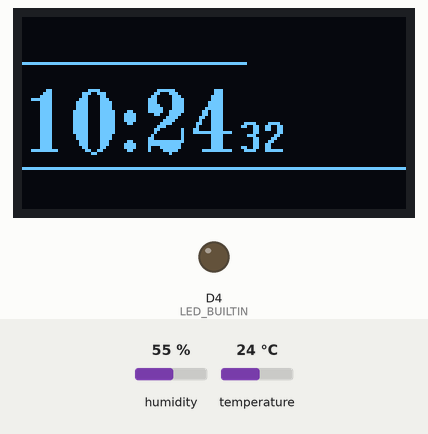
This sketch was run on a simulated ESP8266 (NodeMCU). Shown: 128×64 one-colour display, output pins drawn as LEDs (lit = HIGH, except the on-board LED, lit = LOW). Inputs (shaded band) come from the test bench; at power-on: humidity 55 %, temperature 24 °C. WiFi joins after 1.5 s; servers stay silent unless stated; network time is answered at once with the bench clock; uploads are accepted with an empty reply; the local clock reads 2024-03-15 10:24:30 at power-on unless the sketch sets it; what the sketch prints to the serial monitor is not drawn.

Above: at 2.7 s.
2.8 s: humidity set to 22 %
At 6.9 s:
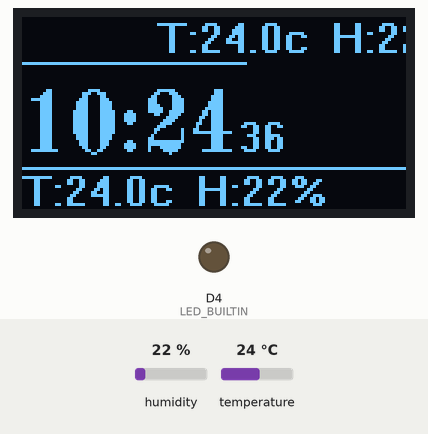
12.1 s: temperature set to 12 °C
At 19.1 s:
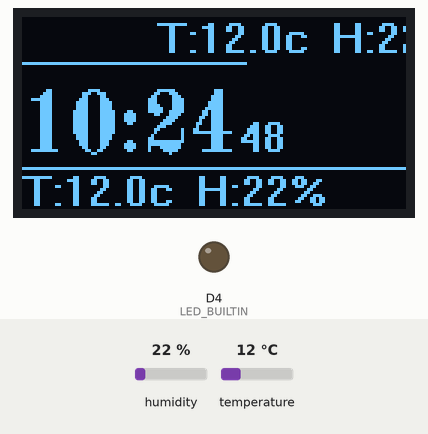
21.1 s: humidity set to 40 %
At 22.4 s:
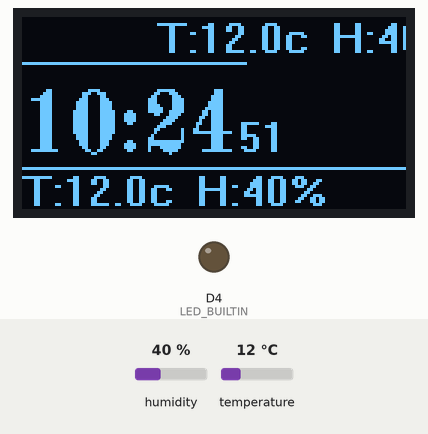
28.6 s: temperature set to 19 °C
At 36.3 s:
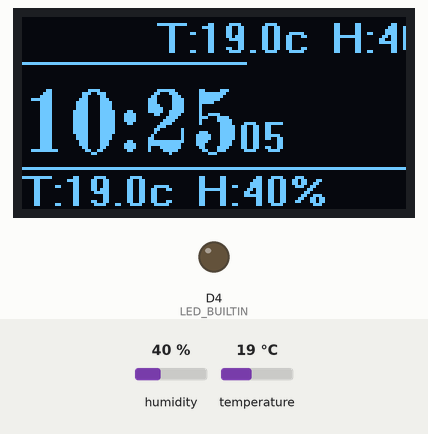
Timing chart, 0 to 37.8 s (numbered marks = the images above; inputs shaded):
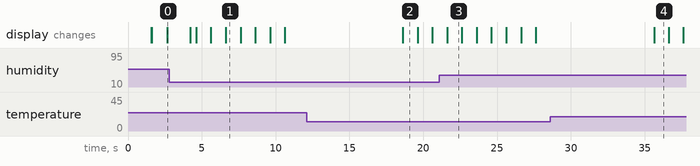

The sketch:

MyespClock.ino
```cpp
#include <U8g2lib.h>
#include <WiFiUdp.h>
#include <NTPClient.h>
#include <ESP8266WiFi.h>
#include <Ticker.h>
#include "DHTesp.h"
#include <ESP8266HTTPClient.h>

#include <ArduinoJson.h>


#ifdef U8X8_HAVE_HW_SPI
#include <SPI.h>
#endif
#ifdef U8X8_HAVE_HW_I2C
#include <Wire.h>
#endif


#define TRIGGER 5   // NodeMCU Pin D1 > TRIGGER
#define ECHO    4   //Pin D2 > ECHO

U8G2_SSD1306_128X64_NONAME_F_SW_I2C u8g2(U8G2_R0, /* clock=*/ SCL, /* data=*/ SDA, /* reset=*/ U8X8_PIN_NONE);   // All Boards without Reset of the Display

char ssid[] = "xxx";
char pswd[] = "xxx";

WiFiUDP ntpUDP;
NTPClient timeClient(ntpUDP, "ntp.aliyun.com", 60 * 60 * 8, 30 * 60 * 1000);

String nowTime = "";
String nowDate = "";
char* nowDayStr = "";
char* nowT = "";
uint16_t iconStr;

struct WeatherInfo
{
  String date;
  uint16_t iconStrDay;
  String day;
  uint16_t iconStrNight;
  String night;
  int low;
  int high;
}winfo[2];


Ticker requestT;
int requestInt = 298;
Ticker updateT;
int updateInt = 0;
Ticker updateTH;
int updateTHInt = 0;

Ticker changeShow;
int changeShowInt = 0;

DHTesp dht;

void tickerRequestInt()
{
    requestInt++;
}

void tickerUpdateInt()
{
    updateInt++;
}

void tickerUpdateTHInt()
{
    updateTHInt++;
}

void tickerchangeShowInt()
{
    changeShowInt++;
}

void connectWiFi()
{
    u8g2.setFont(u8g2_font_crox2hb_tr);
    u8g2.clearBuffer();
    u8g2.drawStr(0,30,"Connecting ..");
    u8g2.sendBuffer();

    WiFi.mode(WIFI_STA);
    WiFi.begin(ssid, pswd);

    while (WiFi.status() != WL_CONNECTED)
    {
      delay(500);
      Serial.print(".");
    }

    u8g2.clearBuffer();
    u8g2.drawStr(0,20,"Success");
    u8g2.drawStr(0,40,WiFi.localIP().toString().c_str());
    u8g2.sendBuffer();
}

void getWeather()
{
    WiFiClient tcpClient;
    HTTPClient httpClient;

    httpClient.begin(tcpClient, "http://api.seniverse.com/v3/weather/now.json?key=S_P3KbX9gOevEc6GR&location=suzhou&language=zh-Hans");
    int httpCode = httpClient.GET();
    if (httpCode == HTTP_CODE_OK)
    {
      String Payload = httpClient.getString();      // 使用getString函数获取服务器响应体内容

      // Allocate the JSON document
      // Use https://arduinojson.org/v6/assistant to compute the capacity.
      StaticJsonDocument<512> doc;

      DeserializationError error = deserializeJson(doc, Payload);

      if (error) {
        Serial.print(F("deserializeJson() failed: "));
        Serial.println(error.f_str());
        return;
      }

      JsonObject results_0 = doc["results"][0];
      JsonObject results_0_now = results_0["now"];
      const char* nowWeatherCode1 = results_0_now["code"]; //
      const char* results_0_last_update = results_0["last_update"];

      int WeatherCode = atoi(nowWeatherCode1);
      iconStr = getWeatherIcon(WeatherCode);
      //Serial.println(iconStr);

    }
    else
    {
      Serial.print("\r\nServer Respose Code: ");
      Serial.println(httpCode);
      String Payload = httpClient.getString();
      Serial.println(Payload);
    }

    /* 5. 关闭ESP8266与服务器的连接 */
    httpClient.end();

    int nowDay = timeClient.getDay();
    nowDayStr = getDayStr(nowDay);
    Serial.println(nowDay);
}

void get2Weather()
{
    WiFiClient tcpClient;
    HTTPClient httpClient;

    httpClient.begin(tcpClient, "http://api.seniverse.com/v3/weather/daily.json?key=S_P3KbX9gOevEc6GR&location=suzhou&language=zh-Hans&unit=c&start=1&days=3");
    int httpCode = httpClient.GET();
    if (httpCode == HTTP_CODE_OK)
    {
        String Payload = httpClient.getString();      // 使用getString函数获取服务器响应体内容
        // String input;

        DynamicJsonDocument doc(1536);

        DeserializationError error = deserializeJson(doc, Payload);

        if (error) {
          Serial.print(F("deserializeJson() failed: "));
          Serial.println(error.f_str());
          return;
        }

        JsonObject results_0 = doc["results"][0];
        int count = 0;
        for (JsonObject results_0_daily_item : results_0["daily"].as<JsonArray>())
        {
          const char* results_0_daily_item_date = results_0_daily_item["date"]; // "2022-01-12", "2022-01-13"
          const char* results_0_daily_item_text_day = results_0_daily_item["text_day"]; // "多云", "多云"
          const char* results_0_daily_item_code_day = results_0_daily_item["code_day"]; // "4", "4"
          const char* results_0_daily_item_text_night = results_0_daily_item["text_night"]; // "多云", "多云"
          const char* results_0_daily_item_code_night = results_0_daily_item["code_night"]; // "4", "4"
          const char* results_0_daily_item_high = results_0_daily_item["high"]; // "8", "6"
          const char* results_0_daily_item_low = results_0_daily_item["low"]; // "-1", "-2"
          if(count == 0)
          {
            winfo[0].date = (char*)results_0_daily_item_date;
            winfo[0].day = (char*)results_0_daily_item_text_day;
            winfo[0].night = (char*)results_0_daily_item_text_night;
            //strcpy(winfo[0].date, results_0_daily_item["date"]);
            //strcpy(winfo[0].day, results_0_daily_item["text_day"]);
            //strcpy(winfo[0].night, results_0_daily_item["text_night"]);

            int codeDay = atoi(results_0_daily_item["code_day"]);
            winfo[0].iconStrDay = getWeatherIcon(codeDay);

            int codeNight = atoi(results_0_daily_item["code_night"]);
            winfo[0].iconStrNight = getWeatherIcon(codeNight);

            winfo[0].low = atoi(results_0_daily_item["low"]);
            winfo[0].high = atoi(results_0_daily_item["high"]);
            Serial.println(winfo[0].date);
          }
          if(count == 1)
          {
            winfo[1].date = (char*)results_0_daily_item_date;
            winfo[1].day = (char*)results_0_daily_item_text_day;
            winfo[1].night = (char*)results_0_daily_item_text_night;
            //strcpy(winfo[1].date, results_0_daily_item["date"]);
            //strcpy(winfo[1].day, results_0_daily_item["text_day"]);
            //strcpy(winfo[1].night, results_0_daily_item["text_night"]);
            int codeDay = atoi(results_0_daily_item["code_day"]);
            winfo[1].iconStrDay = getWeatherIcon(codeDay);

            int codeNight = atoi(results_0_daily_item["code_night"]);
            winfo[1].iconStrNight = getWeatherIcon(codeNight);

            winfo[1].low = atoi(results_0_daily_item["low"]);
            winfo[1].high = atoi(results_0_daily_item["high"]);
            Serial.println(winfo[1].date);
          }

          count++;
        }
    }
    else
    {
      Serial.print("\r\nServer Respose Code: ");
      Serial.println(httpCode);
      String Payload = httpClient.getString();
      Serial.println(Payload);
    }
}


void getDate()
{
    WiFiClient tcpClient;
    HTTPClient httpClient;

    httpClient.begin(tcpClient, "http://apps.game.qq.com/CommArticle/app/reg/gdate.php");
    int httpCode = httpClient.GET();
    if (httpCode == HTTP_CODE_OK)
    {
      String Payload = httpClient.getString();      // 使用getString函数获取服务器响应体内容
      //Serial.println(Payload);
      nowDate = Payload.substring(25,30);
      //Serial.println(nowDate);
    }
    else
    {
      Serial.print("\r\nServer Respose Code: ");
      Serial.println(httpCode);
      String Payload = httpClient.getString();
      Serial.println(Payload);
    }

    /* 5. 关闭ESP8266与服务器的连接 */
    httpClient.end();
}

void getTH()
{
    float humidity = dht.getHumidity();
    float temperature = dht.getTemperature();

    //Serial.println(humidity);
    //Serial.println(temperature);
    sprintf(nowT, "T:%.1fc  H:%.f%%", temperature, humidity);
    Serial.println(nowT);
}

uint16_t getWeatherIcon( int code)
{
    //https://seniverse.yuque.com/books/share/e52aa43f-8fe9-4ffa-860d-96c0f3cf1c49/yev2c3
    switch(code)
    {
        case 0:
        case 1:
        case 2:
        case 3:
            return 0x0045;
        case 9:
            return 0x0040;
        case 4:
            return 0x0041;
        case 10:
        case 11:
        case 12:
        case 13:
        case 14:
        case 15:
        case 16:
        case 17:
        case 18:
            return 0x0043;
        default:
            return 0x0040;
    }
}

char* getDayStr(int day)
{
    switch(day)
    {
        case 0:
          return "Sun";
          break;
        case 1:
          return "Mon";
          break;
        case 2:
          return "Tue";
          break;
        case 3:
          return "Wed";
          break;
        case 4:
          return "Thur";
          break;
        case 5:
          return "Fri";
          break;
        case 6:
          return "Sat";
          break;

    }
}

void showTime()
{
    u8g2.setFont(u8g2_font_crox2hb_tf);
    u8g2.clearBuffer();
    u8g2.setCursor(0,12);
    u8g2.print(nowDate);

    u8g2.setCursor(45,12);
    u8g2.print(nowDayStr);
    u8g2.drawHLine(0,15,75);
    u8g2.setCursor(0,45);
    u8g2.setFont(u8g2_font_osb21_tf);
    u8g2.print(nowTime.substring(0,5));
    u8g2.setFont(u8g2_font_crox2hb_tf);
    u8g2.setCursor(72,45);
    u8g2.print(nowTime.substring(6,8));
    u8g2.setFont(u8g2_font_open_iconic_weather_4x_t);

    u8g2.drawGlyph(93,40,iconStr);

    u8g2.drawHLine(0,50,128);
    u8g2.setFont(u8g2_font_crox2hb_tf);
    u8g2.setCursor(0,63);
    u8g2.print(nowT);
    u8g2.sendBuffer();
}

void showWeather(WeatherInfo w)
{
    u8g2.clearBuffer();

    u8g2.setCursor(0,12);
    u8g2.print(w.date.substring(5,10));
    u8g2.setCursor(80,12);
    u8g2.print("suzhou");
    u8g2.drawHLine(0,15,128);

    u8g2.setFont(u8g2_font_open_iconic_weather_4x_t);
    u8g2.drawGlyph(16,55,w.iconStrDay);
    u8g2.drawGlyph(80,55,w.iconStrNight);
    u8g2.setFont(u8g2_font_crox2hb_tf);
    u8g2.setCursor(46,64);
    u8g2.print(w.low);
    u8g2.drawStr(60,64,"-");
    u8g2.setCursor(68,64);
    u8g2.print(w.high);
    u8g2.sendBuffer();
}

void setup() {
    // put your setup code here, to run once:
    // 初始化串口
    Serial.begin(9600);

    //dht
    dht.setup(D0, DHTesp::DHT11); // Connect DHT sensor to GPIO 17

    // 初始化有LED的IO
    pinMode(LED_BUILTIN, OUTPUT);
    digitalWrite(LED_BUILTIN, HIGH);

    u8g2.begin();

    connectWiFi();

    timeClient.begin();

    requestT.attach(1, tickerRequestInt);
    updateT.attach(1, tickerUpdateInt);
    updateTH.attach(1, tickerUpdateTHInt);
    changeShow.attach(1, tickerchangeShowInt);
}


void loop() {
    // put your main code here, to run repeatedly:
    if(updateInt>=1)
    {
      timeClient.update();
      nowTime = timeClient.getFormattedTime();
      updateInt = 0;
    }
    if(requestInt>=300)
    {
      getWeather();
      getDate();
      get2Weather();
      requestInt = 0;
    }
    if (updateTHInt>=5)
    {
      getTH();
      updateTHInt = 0;
    }
    if(changeShowInt<=8)
    {
      showTime();
    }
    else if(changeShowInt<=12)
    {
      showWeather(winfo[0]);
    }
    else if(changeShowInt<=16)
    {
      showWeather(winfo[1]);
    }
    else
    {
      changeShowInt=0;
    }
}
```

Measured:
- what the display in image 1 shows lasts 1.0 s, from 6.6 s to 7.6 s
